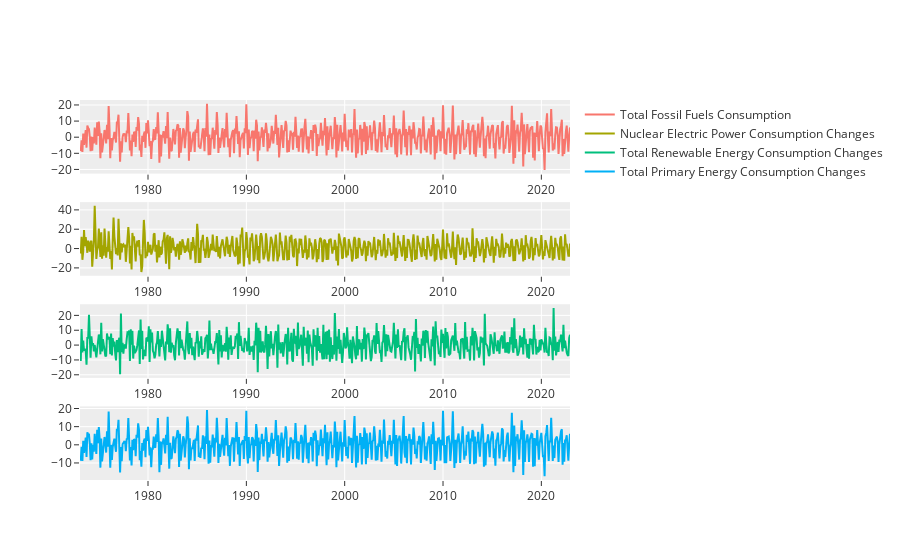

The notebook cell saved with this chart:
### Code cell
fig4 = make_subplots(rows=4, cols=1)

fig4.add_trace(go.Scatter(x=con_type_trend.index, y=con_type_trend['Total Fossil Fuels Consumption Changes '], name='Total Fossil Fuels Consumption'), row=1, col=1)
fig4.add_trace(go.Scatter(x=con_type_trend.index, y=con_type_trend['Nuclear Electric Consumption Changes '], name='Nuclear Electric Power Consumption Changes'), row=2, col=1)
fig4.add_trace(go.Scatter(x=con_type_trend.index, y=con_type_trend['Total Renewable Energy Consumption Changes '], name='Total Renewable Energy Consumption Changes'), row=3, col=1)
fig4.add_trace(go.Scatter(x=con_type_trend.index, y=con_type_trend['Total Primary Energy Consumption Changes '], name='Total Primary Energy Consumption Changes'), row=4, col=1)

fig4.show()

### Figure 1 — Plotly figure (JSON) as saved in the notebook; plotly's stock layout.template omitted (floating-point values rounded to 4 significant figures; data arrays with more than 128 entries replaced by an {"elided": "..."} marker saying what was removed)
{"data": [{"name": "Total Fossil Fuels Consumption", "type": "scatter", "x": {"elided": "599 str values"}, "xaxis": "x", "y": {"elided": "599 float values"}, "yaxis": "y"}, {"name": "Nuclear Electric Power Consumption Changes", "type": "scatter", "x": {"elided": "599 str values"}, "xaxis": "x2", "y": {"elided": "599 float values"}, "yaxis": "y2"}, {"name": "Total Renewable Energy Consumption Changes", "type": "scatter", "x": {"elided": "599 str values"}, "xaxis": "x3", "y": {"elided": "599 float values"}, "yaxis": "y3"}, {"name": "Total Primary Energy Consumption Changes", "type": "scatter", "x": {"elided": "599 str values"}, "xaxis": "x4", "y": {"elided": "599 float values"}, "yaxis": "y4"}], "layout": {"xaxis": {"anchor": "y", "domain": [0, 1]}, "xaxis2": {"anchor": "y2", "domain": [0, 1]}, "xaxis3": {"anchor": "y3", "domain": [0, 1]}, "xaxis4": {"anchor": "y4", "domain": [0, 1]}, "yaxis": {"anchor": "x", "domain": [0.8063, 1]}, "yaxis2": {"anchor": "x2", "domain": [0.5375, 0.7312]}, "yaxis3": {"anchor": "x3", "domain": [0.2687, 0.4625]}, "yaxis4": {"anchor": "x4", "domain": [0, 0.1938]}}}
